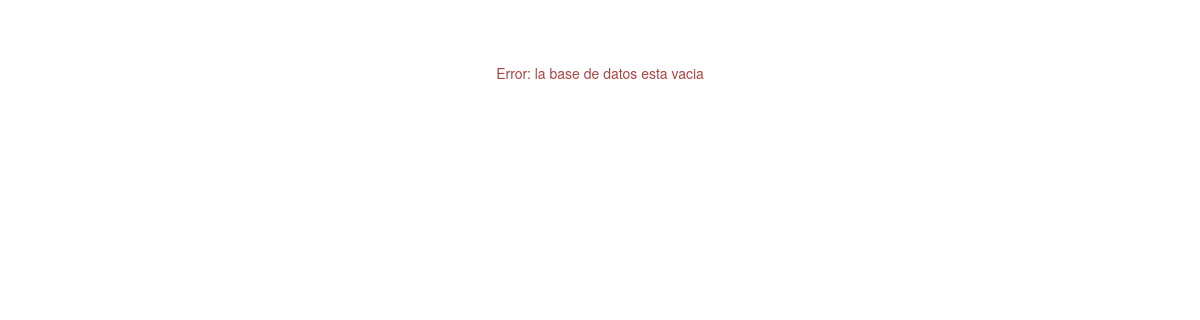
Page /admin/index.php on the earlier database version.
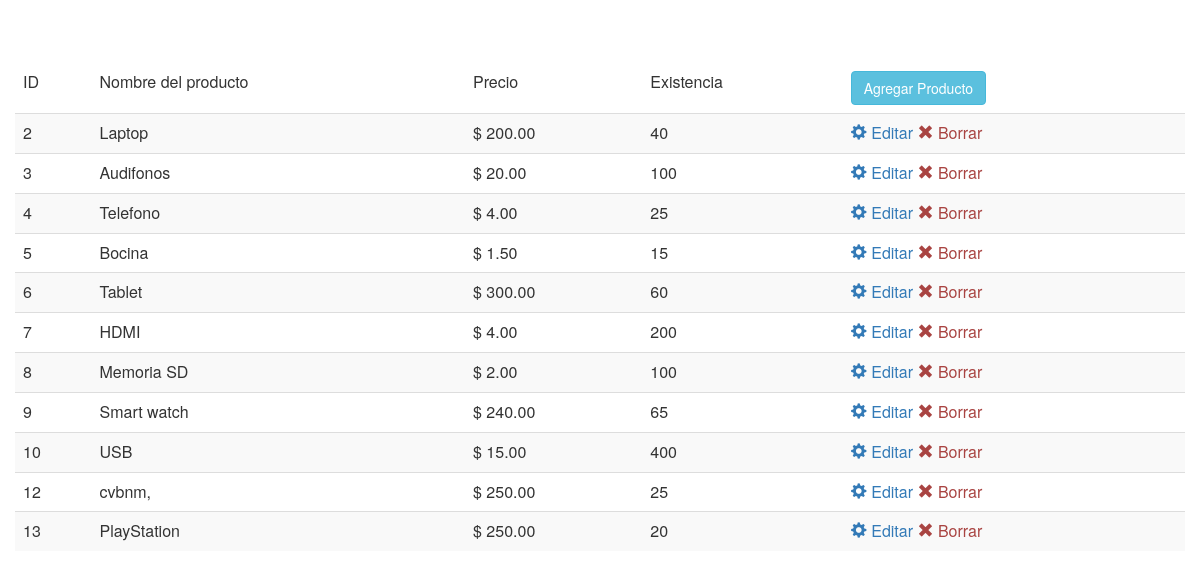
Same page on the later database version.
### tables this page shows
CREATE TABLE IF NOT EXISTS `producto` (
  `id_producto` int(11) NOT NULL AUTO_INCREMENT,
  `nombre` varchar(30) NOT NULL,
  `precio` float NOT NULL,
  `stock` varchar(10) NOT NULL,
  PRIMARY KEY (`id_producto`)
);

### admin/index.php (the view, shortened to what this page needs)
<html lang="en">
    <head>
    <link href="../bootstrap/css/bootstrap.css" rel="stylesheet" />
    </head>
<body>
    <section>
    <div>
       <div class="col-md-offset-0 col-md-12">
          <div>
           <h2 class="text-center" style="color:#0000;">Lista de productos</h2>
           </div>
           <div>
           <?php
include "../conexion.php";
$query = "SELECT `id_producto`, `nombre`, `precio`, `stock` FROM `producto` WHERE 1";
$resultado = mysqli_query($conexion,$query);
$total = mysqli_num_rows($resultado);
if($total>0)
{
?>
        <table class="table table-striped col-md-offset-0 col-md-12"  >
            <thead><tr><td>ID</td><td>Nombre del producto</td><td>Precio</td><td>Existencia</td><td><button type="button" class="btn btn-info" data-toggle="modal" data-target="#myModal">Agregar Producto</button></td></tr></thead><tbody>
<?php
    while($row = mysqli_fetch_array($resultado))
	{
        echo "<tr><td>".$row['id_producto']."</td>";
        echo "<td>".$row['nombre']."</td>";
        echo "<td>$ ".number_format($row['precio'],2)."</td>";
		echo "<td>".$row['stock']."</td>";
        echo "<td><a href='modificar.php?id_producto=".$row['id_producto']."'><span class='glyphicon glyphicon-cog' aria-hidden='true'></span>  Editar</a> <a href='eliminar.php?id_producto=".$row['id_producto']."' class='text-danger'><span class='glyphicon glyphicon-remove' aria-hidden='true'></span>  Borrar</a></td></tr> \n";
    }
}
else
{
    echo "<p class='text-danger text-center'>Error: la base de datos esta vacia </p>";
}
?>
           </div>
</div>
        </div>
    </section>
    </body>
</html>

Differences in the rows shown:
added producto: id_producto "2", nombre "Laptop", precio "200.00", stock "40"
added producto: id_producto "3", nombre "Audifonos", precio "20.00", stock "100"
added producto: id_producto "4", nombre "Telefono", precio "4.00", stock "25"
added producto: id_producto "5", nombre "Bocina", precio "1.50", stock "15"
added producto: id_producto "6", nombre "Tablet", precio "300.00", stock "60"
added producto: id_producto "7", nombre "HDMI", precio "4.00", stock "200"
added producto: id_producto "8", nombre "Memoria SD", precio "2.00", stock "100"
added producto: id_producto "9", nombre "Smart watch", precio "240.00", stock "65"
added producto: id_producto "10", nombre "USB", precio "15.00", stock "400"
added producto: id_producto "12", nombre "cvbnm,", precio "250.00", stock "25"
added producto: id_producto "13", nombre "PlayStation", precio "250.00", stock "20"
Other differences:
text no longer shown: "Error: la base de datos esta vacia"
text now shown: "ID Nombre del producto Precio Existencia Agregar Producto"
